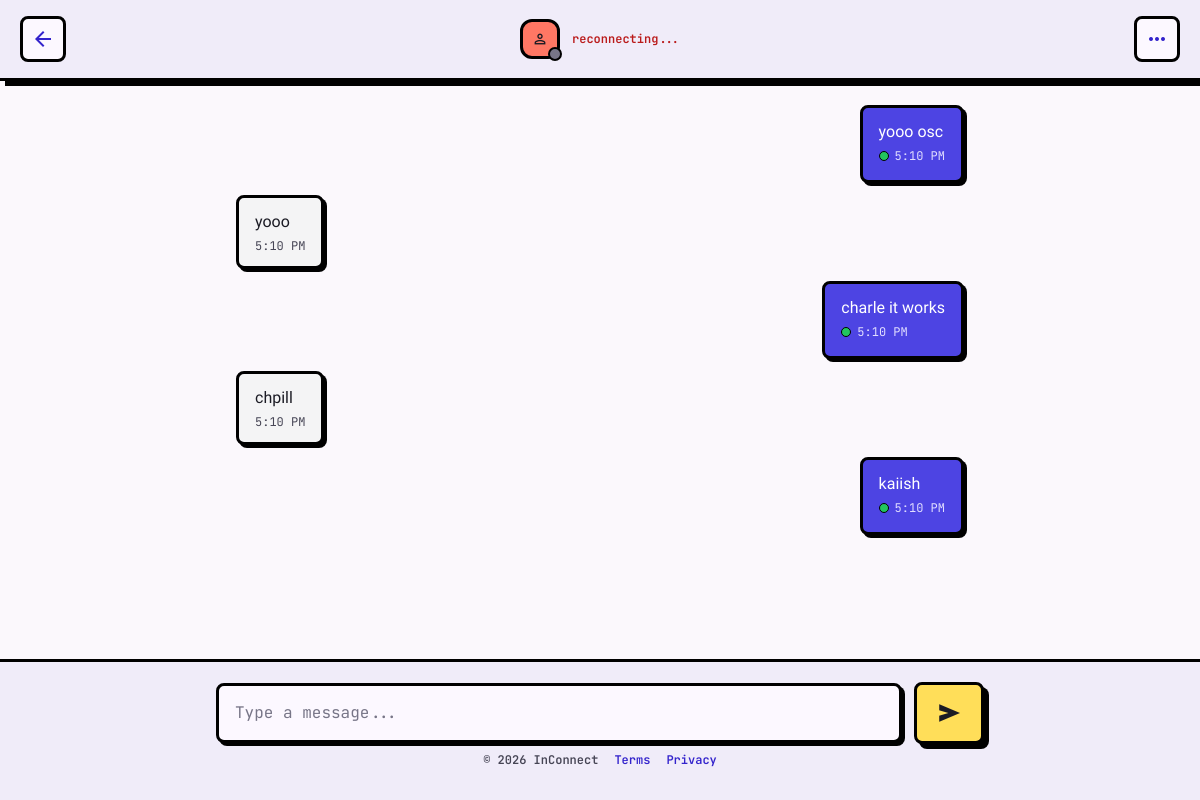
Screenshot of /chat/5/ (signed in) with the database file from the repository.
### knotapp/models.py (models this page shows, shortened)
class Message(models.Model):
    chat = models.ForeignKey(Chat, on_delete=models.CASCADE, related_name='messages')
    sender = models.ForeignKey(settings.AUTH_USER_MODEL, on_delete=models.CASCADE, related_name='sent_messages')
    content = models.TextField()
    created_at = models.DateTimeField(auto_now_add=True)
    is_read = models.BooleanField(default=False)
    class Meta:
        ordering = ['created_at']

### knotapp/views.py (the view)
# urls.py: path('chat/<int:chat_id>/', views.chat_room, name='chat_room'),
@login_required
def chat_room(request, chat_id):
    chat = get_object_or_404(Chat, id=chat_id, participants=request.user)
    other = chat.other_user(request.user)
    if request.method == 'POST':
        content = request.POST.get('message', '').strip()
        if content:
            Message.objects.create(chat=chat, sender=request.user, content=content)
        return redirect('chat_room', chat_id=chat.id)
    chat.messages.filter(is_read=False).exclude(sender=request.user).update(is_read=True)
    msgs = chat.messages.select_related('sender')
    return render(request, 'chat.html', {
        'chat': chat,
        'other': other,
        'messages': msgs,
    })

### knotapp/context_processors.py (called while the page is built)
def profile_settings(request):
    zoom = 100
    has_unverified_email = False
    if request.user.is_authenticated:
        profile, _ = Profile.objects.get_or_create(user=request.user)
        zoom = profile.zoom_level
        has_unverified_email = bool(request.user.email) and not profile.email_verified
    return {'zoom_level': zoom, 'zoom_options': ZOOM_OPTIONS, 'has_unverified_email': has_unverified_email}

### knotapp/models.py (called while the page is built)
    def other_user(self, user):
        others = self.participants.exclude(id=user.id)
        return others.first()

### Templates/chat.html (shortened to what this page needs)
{% extends 'base.html' %}
{% block body_classes %}chat-page bg-surface-off-white text-on-surface font-body-md flex flex-col{% endblock %}
{% block content %}
<div class="flex flex-col h-full">
<header class="bg-surface-container w-full top-0 sticky z-50 border-b-[3px] border-stroke-black shadow-[5px_5px_0px_0px_rgba(0,0,0,1)] shrink-0">
    <div class="flex justify-between items-center px-margin-page py-4 w-full z-50">
        <a href="{% url 'messages' %}" class="flex items-center justify-center p-2 border-[3px] border-stroke-black bg-surface rounded-xl hover:translate-x-[2px] hover:translate-y-[2px] hover:shadow-none transition-all">
            <span class="material-symbols-outlined text-primary">arrow_back</span>
        </a>
        <div class="flex items-center gap-3">
            <div class="relative">
                {% if other.profile.avatar %}
                <div class="w-10 h-10 rounded-full border-[3px] border-stroke-black overflow-hidden"><img class="w-full h-full object-cover" src="{{ other.profile.avatar.url }}" alt=""/></div>
                {% else %}
                <div class="w-10 h-10 rounded-full border-[3px] border-stroke-black bg-secondary-container flex items-center justify-center"><span class="material-symbols-outlined text-lg">person</span></div>
                {% endif %}
                <div id="online-dot" class="absolute -bottom-0.5 -right-0.5 w-3.5 h-3.5 bg-outline border-2 border-stroke-black rounded-full"></div>
            </div>
            <div>
                <div class="flex items-center gap-1.5">
                    <p id="status-text" class="font-label-sm text-label-sm text-on-surface-variant">offline</p>
                </div>
            </div>
        </div>
        <button class="flex items-center justify-center p-2 border-[3px] border-stroke-black bg-surface rounded-xl hover:translate-x-[2px] hover:translate-y-[2px] hover:shadow-none transition-all">
            <span class="material-symbols-outlined text-primary">more_horiz</span>
        </button>
    </div>
</header>
<main id="chat-messages" class="flex-1 px-margin-page py-6 max-w-3xl mx-auto w-full flex flex-col gap-3 overflow-y-auto">
    {% for msg in messages %}
    {% if msg.sender == request.user %}
    <div class="chat-bubble outgoing self-end rounded-xl px-4 py-3 neo-shadow-sm{% if not msg.is_read %} unread{% endif %}" data-read="{% if msg.is_read %}1{% else %}0{% endif %}">
        <p class="font-body-md">{{ msg.content }}</p>
        <p class="text-right text-xs mt-1 font-label-sm inline-flex items-center justify-end gap-1.5" style="color:#e2dfff">
            <span class="status-dot inline-block w-2.5 h-2.5 rounded-full border border-stroke-black"></span>{{ msg.created_at|date:"g:i A" }}
        </p>
    </div>
    {% else %}
    <div class="chat-bubble incoming self-start rounded-xl px-4 py-3 neo-shadow-sm">
        <p class="font-body-md">{{ msg.content }}</p>
        <p class="text-xs mt-1 font-label-sm text-on-surface-variant">{{ msg.created_at|date:"g:i A" }}</p>
    </div>
    {% endif %}
    {% endfor %}
</main>
<footer id="chat-footer" class="border-t-[3px] border-stroke-black bg-surface-container p-margin-page shrink-0" style="padding-bottom: calc(2rem + env(safe-area-inset-bottom));">
    <form id="message-form" class="flex gap-3 max-w-3xl mx-auto w-full items-center">
        <input id="message-input" class="flex-1 min-w-0 pl-4 pr-4 py-4 bg-surface border-[3px] border-stroke-black rounded-xl neo-shadow-sm focus:outline-none font-label-md placeholder:text-outline text-base leading-snug" placeholder="Type a message..." autocomplete="off" required/>
        <button type="submit" class="bg-vivid-yellow border-[3px] border-stroke-black rounded-xl px-5 py-4 neo-shadow hover:translate-x-[2px] hover:translate-y-[2px] hover:shadow-none active:translate-x-[5px] active:translate-y-[5px] active:shadow-none transition-all flex items-center justify-center flex-shrink-0">
            <span class="material-symbols-outlined font-bold" style="font-variation-settings: 'FILL' 1;">send</span>
        </button>
    </form>
    <div class="max-w-3xl mx-auto w-full mt-2 flex items-center justify-center gap-4 font-label-sm text-label-sm text-on-surface-variant">
        <span>© 2026 InConnect</span>
        <a href="{% url 'terms' %}" class="hover:underline text-primary">Terms</a>
        <a href="{% url 'privacy' %}" class="hover:underline text-primary">Privacy</a>
    </div>
</footer>
</div>
{% endblock %}

### Templates/base.html (style rules this page uses)
.neo-shadow { box-shadow: 5px 5px 0px 0px rgba(0,0,0,1); }
.neo-shadow-sm { box-shadow: 3px 3px 0px 0px rgba(0,0,0,1); }
body { min-height: max(884px, 100dvh); }
body.chat-page { min-height: 0; height: 100dvh; overflow: hidden; }

### Templates/chat.html (style rules this page uses)
.neo-shadow { box-shadow: 5px 5px 0px 0px rgba(0,0,0,1); }
.neo-shadow-sm { box-shadow: 3px 3px 0px 0px rgba(0,0,0,1); }
.chat-bubble { max-width: 75%; }
.outgoing { background-color: #4d44e3; color: #ffffff; border: 3px solid #000000; }
.incoming { background-color: #f4f4f5; color: #1b1b24; border: 3px solid #000000; }
.status-dot { background-color: #3b82f6; }
.outgoing[data-read="1"] .status-dot { background-color: #22c55e; }

### rows the page displays
Message: content "yooo osc", created_at "5:10 PM"
Message: content "yooo", created_at "5:10 PM"
Message: content "charle it works", created_at "5:10 PM"
Message: content "chpill", created_at "5:10 PM"
Message: content "kaiish", created_at "5:10 PM"
